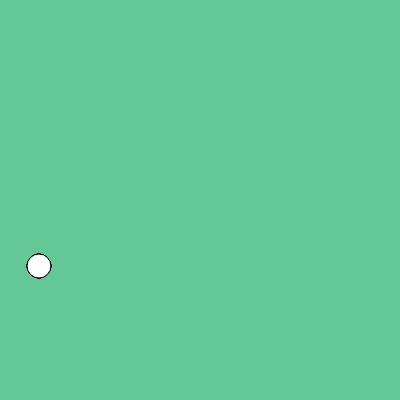
Frame 1 (no input)
Frame 60 (no input): identical to frame 1, image omitted
Frame 120 (the mouse pressed at the canvas centre since frame 60): identical to frame 1, image omitted

The p5.js sketch that drew this single still picture (run headless with seeded random() and noise() and a simulated clock; from frame 60 on, the mouse is pressed at the canvas centre):

// p5.js sketch
// ── sketch.js


let balls = {};

let color1 = {
  R : 0,
  G : 0,
  B : 0,
};

function setup() {
  createCanvas(400, 400);

  for (let i = 0; i < 5; i++){
    ball_X = round(random(0,400)) //width and height can be used
    ball_Y = round(random(0,400)) //width means the width of the canvas and height the hieght of the canvas.
    ball_size = round(random(10,50))
    ball_speedX = round(random(-5,5))
    sball_speedY = round(random(-5,5))
    R = round(random(0,256))
    G = round(random(0,256))
    B = round(random(0,256))
  }
  

}

function draw() {
  background(100,200,150);

  for(let i = 0; i < 5; i++){
    circle(ball_X
      ,ball_Y,
      ball_size)
  }

 circle(ball_X,ball_Y,ball_size)
}
